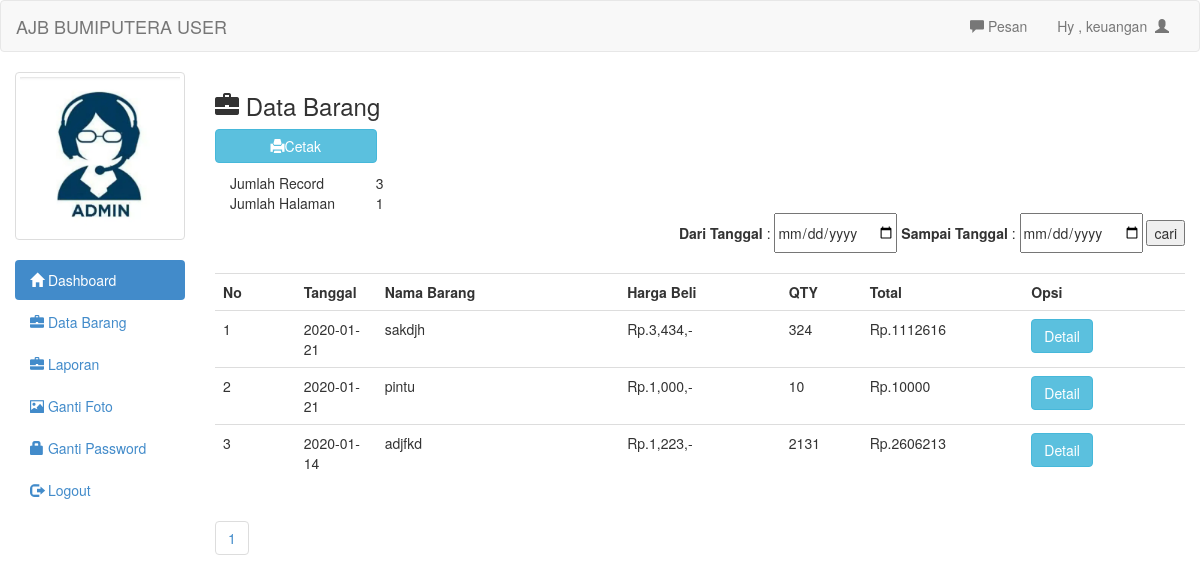
The app's page /user/barang.php (signed in) with its own data.
### tables this page shows
CREATE TABLE IF NOT EXISTS `user` (
`id` int(11) NOT NULL,
  `uname` varchar(45) DEFAULT NULL,
  `pass` varchar(70) DEFAULT NULL,
  `level` varchar(45) DEFAULT NULL,
  `foto` tinytext
);

CREATE TABLE IF NOT EXISTS `barang` (
`id` int(11) NOT NULL,
  `tanggal` date DEFAULT NULL,
  `nama` varchar(50) DEFAULT NULL,
  `harga` int(25) DEFAULT NULL,
  `qty` int(11) DEFAULT NULL,
  `satuan` varchar(50) DEFAULT NULL,
  `subtotal` int(25) DEFAULT NULL,
  `idnota` int(11) NOT NULL
);

### user/barang.php (the view, shortened to what this page needs)
<?php include 'header.php'; ?>
<h3><span class="glyphicon glyphicon-briefcase"></span>  Data Barang</h3>
<button style="margin-bottom:10px" style="align:right" data-toggle="modal" data-target="#modal" class="btn btn-info col-md-2"><span class="glyphicon glyphicon-print"></span>Cetak</button>
<br/>
<br/>
<?php
$per_hal=10;
$jumlah_record=mysql_query("SELECT COUNT(*) from barang");
$jum=mysql_result($jumlah_record, 0);
$halaman=ceil($jum / $per_hal);
$page = (isset($_GET['page'])) ? (int)$_GET['page'] : 1;
$start = ($page - 1) * $per_hal;
?>
<div class="col-md-12">
	<table class="col-md-2">
		<tr>
			<td>Jumlah Record</td>
			<td><?php echo $jum; ?></td>
		</tr>
		<tr>
			<td>Jumlah Halaman</td>
			<td><?php echo $halaman; ?></td>
		</tr>
	</table>
</div>
<form action="" method="post" align="right">
<td width="125"><b>Dari Tanggal</b></td>
<td colspan="2" width="190">: <input type="date" name="tanggal_awal" size="16" />
</td>
<td width="125"><b>Sampai Tanggal</b></td>
<td colspan="2" width="190">: <input type="date" name="tanggal_akhir" size="16" />
</td>
<td colspan="2" width="190"><input type="submit" value="cari" name="pencarian"/></td>
</form>
<br/>
<table class="table table-hover">
	<tr>
		<th class="col-md-1">No</th>
		<th class="col-md-1">Tanggal</th>
		<th class="col-md-3">Nama Barang</th>
		<th class="col-md-2">Harga Beli</th>
		<th class="col-md-1">QTY</th>
		<th class="col-md-2">Total</th>
		<th class="col-md-3">Opsi</th>
	</tr>
	<?php
	if(isset($_POST['pencarian'])){
		$tanggal_awal = $_POST['tanggal_awal'];
		$tanggal_akhir = $_POST['tanggal_akhir'];
		$brg=mysql_query("SELECT * from barang where tanggal between '$tanggal_awal'and'$tanggal_akhir'");
	}else{
		$brg=mysql_query("select * from barang limit $start, $per_hal");
	}
	$no=1;
	while($b=mysql_fetch_array($brg)){
		?>
		<tr>
			<td><?php echo $no++ ?></td>
			<td><?php echo $b['tanggal'] ?></td>
			<td><?php echo $b['nama'] ?></td>
			<td>Rp.<?php echo number_format($b['harga']) ?>,-</td>
			<td><?php echo $b['qty'] ?></td>
			<td>Rp.<?php echo $b['subtotal']?></td>
			<td>
				<a href="det_barang.php?id=<?php echo $b['id']; ?>" class="btn btn-info">Detail</a>
			</td>
		</tr>
		<?php
	}
	?>
</table>
<ul class="pagination">
			<?php
			for($x=1;$x<=$halaman;$x++){
				?>
				<li><a href="?page=<?php echo $x ?>"><?php echo $x ?></a></li>
				<?php
			}
			?>
		</ul>
<?php
include 'footer.php';
?>

### user/header.php (shortened to what this page needs)
<!DOCTYPE html>
<html>
<head>
	<link rel="stylesheet" type="text/css" href="../assets/css/bootstrap.css">
	<link rel="stylesheet" type="text/css" href="../assets/js/jquery-ui/jquery-ui.css">
  	<link rel="stylesheet" href="https://cdnjs.cloudflare.com/ajax/libs/bootstrap-datepicker/1.6.4/css/bootstrap-datepicker.css" />
</head>
<body>
	<div class="navbar navbar-default">
		<div class="container-fluid">
			<div class="navbar-header">
				<a href="http://www.malasngoding.com" class="navbar-brand">AJB BUMIPUTERA USER</a>
			</div>
			<div class="collapse navbar-collapse">
				<ul class="nav navbar-nav navbar-right">
					<li><a id="pesan_sedia" href="#" data-toggle="modal" data-target="#modalpesan"><span class='glyphicon glyphicon-comment'></span>  Pesan</a></li>
					<li><a class="dropdown-toggle" data-toggle="dropdown" role="button" href="#">Hy , <?php echo $_SESSION['uname']  ?>&nbsp&nbsp<span class="glyphicon glyphicon-user"></span></a></li>
				</ul>
			</div>
		</div>
	</div>
	<div class="col-md-2">
		<div class="row">
			<?php
			$use=$_SESSION['uname'];
			$fo=mysql_query("select foto from user where uname='$use'");
			while($f=mysql_fetch_array($fo)){
				?>
				<div class="col-xs-6 col-md-12">
					<a class="thumbnail">
						<img class="img-responsive" src="foto/<?php echo $f['foto']; ?>">
					</a>
				</div>
				<?php
			}
			?>
		</div>
		<ul class="nav nav-pills nav-stacked">
			<li class="active"><a href="index.php"><span class="glyphicon glyphicon-home"></span>  Dashboard</a></li>
			<li><a href="barang.php"><span class="glyphicon glyphicon-briefcase"></span>  Data Barang</a></li>
			<li><a href="lapor.php"><span class="glyphicon glyphicon-briefcase"></span>  Laporan</a></li>
			<li><a href="ganti_foto.php"><span class="glyphicon glyphicon-picture"></span>  Ganti Foto</a></li>
			<li><a href="ganti_pass.php"><span class="glyphicon glyphicon-lock"></span> Ganti Password</a></li>
			<li><a href="logout.php"><span class="glyphicon glyphicon-log-out"></span>  Logout</a></li>
		</ul>
	</div>
	<div class="col-md-10">

### records on screen
user: foto (picture)
barang: tanggal "2020-01-21", nama "sakdjh", harga "3,434", qty "324", subtotal "1112616"
barang: tanggal "2020-01-21", nama "pintu", harga "1,000", qty "10", subtotal "10000"
barang: tanggal "2020-01-14", nama "adjfkd", harga "1,223", qty "2131", subtotal "2606213"

### other values on screen
$_SESSION['uname'] "keuangan"
$jum "3"
$halaman "1"
